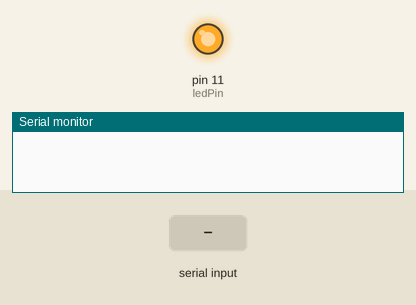
A sketch run on a simulated Arduino Uno, built with avr-gcc and run on an emulated ATmega328P. On the bench: output pins drawn as LEDs (lit = HIGH), the last lines printed to the serial monitor. The inputs (shaded band) are chosen by the test bench.

Above: at 1.2 s.
1.3 s: "1" received over Serial
At 2.1 s:
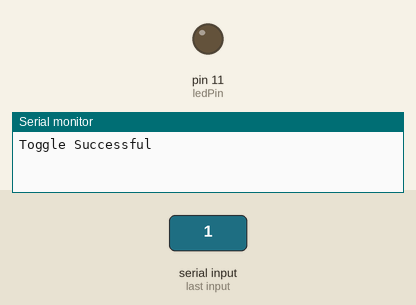
Timing chart, 0 to 4.3 s (numbered marks = the images above; inputs shaded):
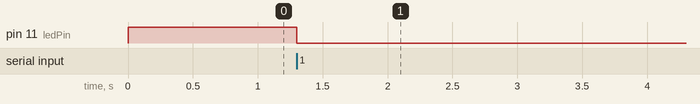

The sketch:

ard.ino
```cpp
const int ledPin = 11;
bool ledState = true;

// --- Timing Variables ---
unsigned long lastTriggerTime = 0;   // Stores the last time the LED was toggled
const unsigned long cooldown = 1000; // Minimum time between toggles (1 second)

void setup() {
  pinMode(ledPin, OUTPUT);
  digitalWrite(ledPin, ledState ? HIGH : LOW);
  Serial.begin(9600);
}

void loop() {
  if (Serial.available() > 0) {
    char cmd = Serial.read();

    if (cmd == '1') {
      unsigned long currentTime = millis();

      // Only toggle if 1 second has passed since the last toggle
      if (currentTime - lastTriggerTime >= cooldown) {
        ledState = !ledState;
        digitalWrite(ledPin, ledState ? HIGH : LOW);

        // Update the timestamp to current time
        lastTriggerTime = currentTime;

        Serial.println("Toggle Successful");
      } else {
        // Optional: Feedback that the command was ignored
        Serial.println("Ignored: Cooldown active");
      }
    }
  }
}
```

Measured:
- after the input at 1.3 s, pin 11 (ledPin): HIGH → LOW at once
